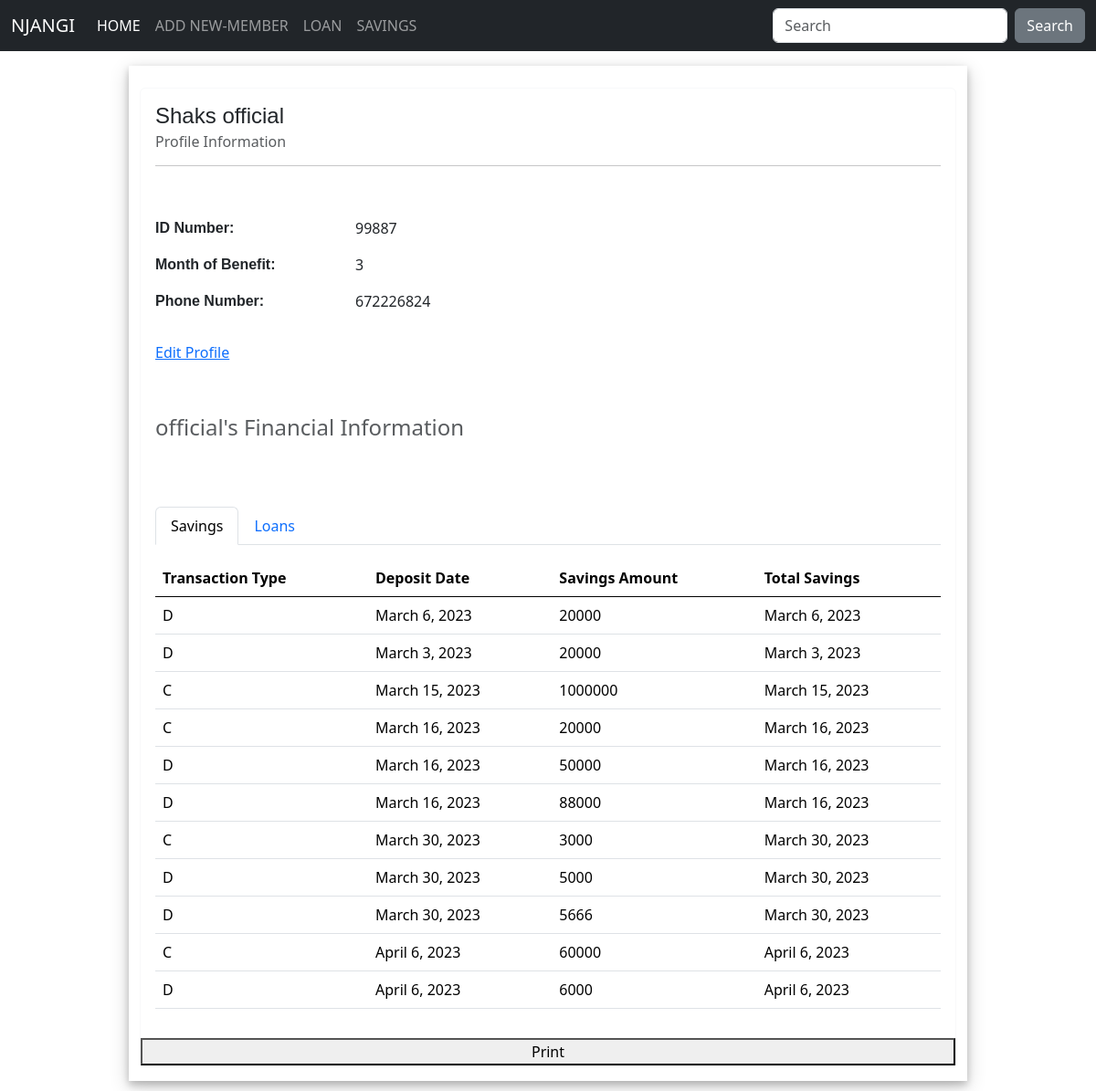
/1/, run on the app's committed database.
### dapps/models.py (models this page shows, shortened)
class NewMember(models.Model):
	firstname = models.CharField(max_length=100)
	lastname = models.CharField(max_length=100)
	id_number = models.IntegerField()
	AUTHORITY_TYPE = (
		('P', 'President'),
		('Vp', 'Vice_President'),
		('S', 'Secretary'),
		('Fs', 'Financial_Secretary'),
		('T', 'Treasurer'),
		('Ss', 'Social Secretary'),
		('Cw', 'Chief Whip'),
		('M', 'Member'),
	)
	authority = models.CharField(max_length=20, choices=AUTHORITY_TYPE, default='M')
	email = models.EmailField(max_length=200, blank=False)
	phone = models.IntegerField(blank=False)
	MOB = (
		('January','January'),
		('February','February'),
		('March','March'),
		('April' ,'April'),
		('May','May'),
		('June','June'),
		('July','July'),
		('August','August'),
		('September','September'),
		('October','October'),
		('November','November'),
		('December','December'),
		)
	monthofbenefit = models.CharField(max_length=20, choices=MOB)

class SavingTab(models.Model):
	name = models.ForeignKey(NewMember, on_delete=models.CASCADE)
	TRANSACTION_TYPE = (
		('Deposit', 'Deposit'),
		('Cashout', 'Cashout'),
	)
	transaction_type = models.CharField(max_length=8, choices=TRANSACTION_TYPE)
	deposit_amount = models.IntegerField()
	deposit_date = models.DateField(auto_now=True)

### dapps/views.py (the view)
# urls.py: path('<int:pk>/', MemberDetailView.as_view(), name="member_detail"),
class MemberDetailView(DetailView):
	model = NewMember
	def get_object(self, queryset = None):
		obj = super().get_object(queryset=queryset)
		obj.loans = LoanTab.objects.filter(names=obj)
		obj.savings = SavingTab.objects.filter(name=obj)
		return obj

### dapps/templates/dapps/newmember_detail.html (shortened to what this page needs)
{% extends 'dapps/base.html' %}
{% block content %}
 <div class="row justify-content-center">
	<div class="col-9" style=" box-shadow: 0 4px 8px 0 rgba(0, 0, 0, 0.2), 0 6px 20px 0 rgba(0, 0, 0, 0.19);">
		<div class="card border-light mb-3 mt-4" style="max-width: 120rem;">
		  <div class="card-body">
		    <h4 class="card-title" style="font-family:  Arial;">{{ object.firstname }} {{ object.lastname }}</h4>
		    <h6 class="card-subtitle mb-2 text-muted">Profile Information</h6>
		    <hr/>
		    <br/>
		    <p class="card-text">
		    	<div class="row g-3">
					  <div class="col-3">
					    <p  style="font-family:  Arial;"><strong>ID Number: </strong></p>
					    <p  style="font-family:  Arial;"><strong>Month of Benefit: </strong></p>
					    <p style="font-family:  Arial;"><strong>Phone Number: </strong></p>
					  </div>
					  <div class="col-2">
					    <p> {{ object.id_number }}</p>
		    			<p> {{ object.monthofbenefit }}</p>
		    			<p> {{ object.phone }}</p>
					  </div>
				</div>
		    </p>
		    <a href="#" class="card-link">Edit Profile</a>
		  </div>
		  <br/>
		  <div class="card-body">
		    <h4 class="card-title text-muted"> {{ object.lastname }}'s Financial Information </h4>
		    <br/>
		    <br/>
		    <p class="card-text">
		<ul class="nav nav-tabs" role="tablist">
			  <li class="nav-item" role="presentation">
			    <a class="nav-link active" data-bs-toggle="tab" href="#saving" aria-selected="true" role="tab">Savings</a>
			  </li>
			  <li class="nav-item" role="presentation">
			    <a class="nav-link" data-bs-toggle="tab" href="#loans" aria-selected="false" tabindex="-1" role="tab">Loans</a>
			  </li>
		</ul>
		<div id="myTabContent" class="tab-content">
		  <div class="tab-pane fade show active" id="saving" role="tabpanel">
		  	<p>
			  	{% if object.savings %}
			    <table class="table table-hover">
					<thead>
					    <tr>
					    	<th scope="col"> Transaction Type</th>
					    	<th scope="col"> Deposit Date</th>
					    	<th scope="col"> Savings Amount </th>
					    	<th scope="col"> Total Savings </th>
					    </tr>
					</thead>
					<tbody>
					  {% for saving in object.savings %}
					   	<tr>
					    	<td>{{saving.transaction_type}}</td>
					    	<td>{{saving.deposit_date}}</td>
					    	<td>{{saving.deposit_amount}}</td>
					    	<td>{{saving.deposit_date}}</td>
					    </tr>
					  {% endfor %}
					</tbody>
				{% else %}
					<h5 class="alert alert-primary ms-4 me-4">No Savings Records Found</h5>
				{% endif %}
			</table>
		  </div>
		</div>
		  </div>
		<button onclick="window.print()"> Print </button>
	</div>
</div>
{% endblock %}

### data on the page
NewMember: firstname "Shaks", lastname "official", id_number "99887", monthofbenefit "3", phone "672226824"
SavingTab: transaction_type "D", deposit_date "March 6, 2023", deposit_amount "20000"
SavingTab: transaction_type "D", deposit_date "March 3, 2023", deposit_amount "20000"
SavingTab: transaction_type "C", deposit_date "March 15, 2023", deposit_amount "1000000"
SavingTab: transaction_type "C", deposit_date "March 16, 2023", deposit_amount "20000"
SavingTab: transaction_type "D", deposit_date "March 16, 2023", deposit_amount "50000"
SavingTab: transaction_type "D", deposit_date "March 16, 2023", deposit_amount "88000"
SavingTab: transaction_type "C", deposit_date "March 30, 2023", deposit_amount "3000"
SavingTab: transaction_type "D", deposit_date "March 30, 2023", deposit_amount "5000"
SavingTab: transaction_type "D", deposit_date "March 30, 2023", deposit_amount "5666"
SavingTab: transaction_type "C", deposit_date "April 6, 2023", deposit_amount "60000"
SavingTab: transaction_type "D", deposit_date "April 6, 2023", deposit_amount "6000"
